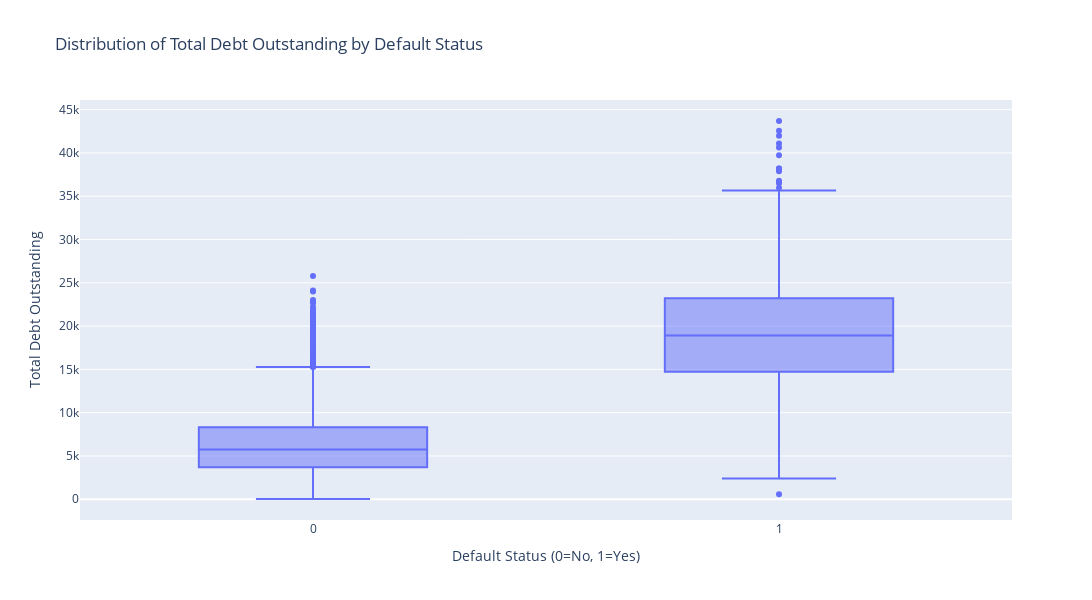

The notebook cell saved with this chart:
### Markdown cell above
Scatter plots are likely an incorrect approach, so switched to box plots.

### Code cell
import plotly.express as px

fig = px.box(df, 
             x='default', 
             y='total_debt_outstanding',
             title='Distribution of Total Debt Outstanding by Default Status',
             labels={'default': 'Default Status (0=No, 1=Yes)', 
                    'total_debt_outstanding': 'Total Debt Outstanding'})

fig.update_layout(width=1200, height=600)
fig.show()

### Figure 1 — Plotly figure (JSON) as saved in the notebook; plotly's stock layout.template omitted (floating-point values rounded to 4 significant figures; data arrays with more than 128 entries replaced by an {"elided": "..."} marker saying what was removed)
{"data": [{"alignmentgroup": "True", "hovertemplate": "Default Status (0=No, 1=Yes)=%{x}<br>Total Debt Outstanding=%{y}<extra></extra>", "legendgroup": "", "marker": {"color": "#636efa"}, "name": "", "notched": false, "offsetgroup": "", "orientation": "v", "showlegend": false, "type": "box", "x": {"elided": "10000 int values"}, "x0": " ", "xaxis": "x", "y": {"elided": "10000 float values"}, "y0": " ", "yaxis": "y"}], "layout": {"boxmode": "group", "height": 600, "legend": {"tracegroupgap": 0}, "title": {"text": "Distribution of Total Debt Outstanding by Default Status"}, "width": 1200, "xaxis": {"anchor": "y", "domain": [0, 1], "title": {"text": "Default Status (0=No, 1=Yes)"}}, "yaxis": {"anchor": "x", "domain": [0, 1], "title": {"text": "Total Debt Outstanding"}}}}
